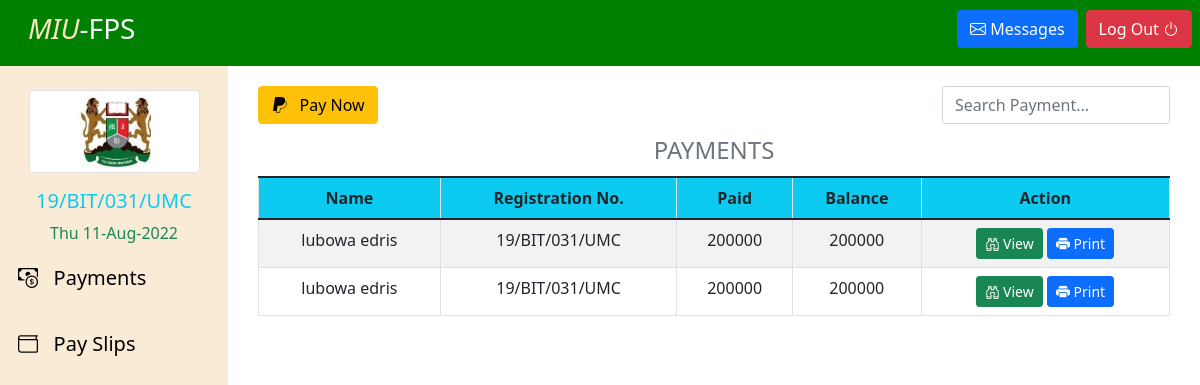
The app's page /admin/student/Payments.php with its own data.
### tables this page shows
CREATE TABLE `payments` (
  `transaction id` int(100) NOT NULL,
  `name` varchar(255) NOT NULL,
  `regno` varchar(255) NOT NULL,
  `paid` int(255) NOT NULL,
  `reason` varchar(255) NOT NULL,
  `balance` int(255) NOT NULL
);

### admin/student/Payments.php (the view, shortened to what this page needs)
<?php
include("../../includes/layouts/head.php");
?>
<?php
include('../../includes/layouts/Student-header.php')
?>
<main>
    <div class="left-sidebar">
        <?php
        include('../../includes/layouts/Student-dashboard.php')
        ?>
    </div>
    <div class="content">
        <div class="content-button-space">
            <button type="submit" data-bs-toggle="modal" data-bs-target="#payNow" class="btn btn-warning pull-right"><i class="bi bi-paypal"></i> &nbsp; Pay Now</button>
            <input class="form-control w-25" type="search" name="" placeholder="Search Payment..." aria-label="Search">
        </div>
        <table class="table table-striped table-bordered table-hover caption-top">
            <caption class="text-center fs-4">PAYMENTS</caption>
            <thead class="bg-info text-center">
                <th>Name</th>
                <th>Registration No.</th>
                <th>Paid</th>
                <th>Balance</th>
                <th colspan="2">Action</th>
            </thead>
            <tbody class="text-center">
                <?php
                include('../../includes/logic/config.php');
                $sql = "SELECT * FROM payments";
                $result = mysqli_query($conn, $sql);
                $rowCount = mysqli_num_rows($result);
                if ($rowCount > 0) {
                    while ($row = mysqli_fetch_assoc($result)) {
                        echo
                        "
                        <tr>
                        <td>" . $row['name'] . "</td>
                        <td>" . $row['regno'] . "</td>
                        <td>" . $row['paid'] . "</td>
                        <td>" . $row['balance'] . "</td>
                        <td>
                            <button class='btn btn-success btn-sm' data-bs-toggle='modal' data-bs-target='#myViewPayment' type='submit' name='view'><i class='bi bi-binoculars'></i> View</button>
                            <button class='btn btn-primary btn-sm' type='submit' name='print'><i class='bi bi-printer-fill'></i> Print</button>
                        </td>
                        </tr>
                        ";
                    }
                }
                ?>
            </tbody>
        </table>
    </div>
</main>
<?php
    include('../../includes/layouts/footer.php')
?>

### assets/css/style.css (style rules this page uses)
* { box-sizing: border-box; }
html, body { box-sizing: border-box; height: 100%; width: 100%; padding: 0; margin: 0; }
main { display: flex; height: calc(100% - 66px); }
main .left-sidebar { flex: 2; height: 100%; background-color: antiquewhite; }
main .content { flex: 8; height: 100%; overflow-y: scroll; padding: 20px 30px; }
main .content .content-button-space input { float: right; }

### records on screen
payments: name "lubowa edris", regno "19/BIT/031/UMC", paid "200000", balance "200000"
payments: name "lubowa edris", regno "19/BIT/031/UMC", paid "200000", balance "200000"
